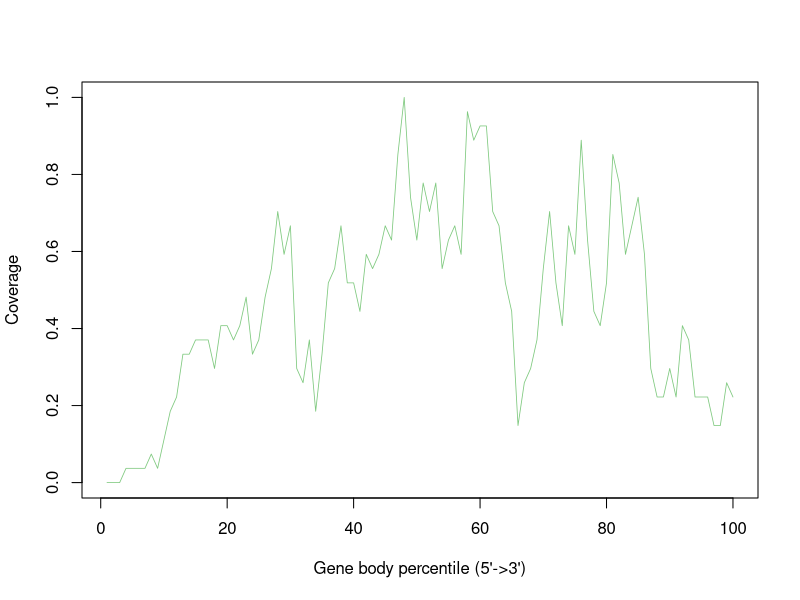

Here is the R script that generated this plot:
GSM4486033_Aligned.sortedByCoord_sorted.out <- c(0.0,0.0,0.0,0.037037037037037035,0.037037037037037035,0.037037037037037035,0.037037037037037035,0.07407407407407407,0.037037037037037035,0.1111111111111111,0.18518518518518517,0.2222222222222222,0.3333333333333333,0.3333333333333333,0.37037037037037035,0.37037037037037035,0.37037037037037035,0.2962962962962963,0.4074074074074074,0.4074074074074074,0.37037037037037035,0.4074074074074074,0.48148148148148145,0.3333333333333333,0.37037037037037035,0.48148148148148145,0.5555555555555556,0.7037037037037037,0.5925925925925926,0.6666666666666666,0.2962962962962963,0.25925925925925924,0.37037037037037035,0.18518518518518517,0.3333333333333333,0.5185185185185185,0.5555555555555556,0.6666666666666666,0.5185185185185185,0.5185185185185185,0.4444444444444444,0.5925925925925926,0.5555555555555556,0.5925925925925926,0.6666666666666666,0.6296296296296297,0.8518518518518519,1.0,0.7407407407407407,0.6296296296296297,0.7777777777777778,0.7037037037037037,0.7777777777777778,0.5555555555555556,0.6296296296296297,0.6666666666666666,0.5925925925925926,0.9629629629629629,0.8888888888888888,0.9259259259259259,0.9259259259259259,0.7037037037037037,0.6666666666666666,0.5185185185185185,0.4444444444444444,0.14814814814814814,0.25925925925925924,0.2962962962962963,0.37037037037037035,0.5555555555555556,0.7037037037037037,0.5185185185185185,0.4074074074074074,0.6666666666666666,0.5925925925925926,0.8888888888888888,0.6296296296296297,0.4444444444444444,0.4074074074074074,0.5185185185185185,0.8518518518518519,0.7777777777777778,0.5925925925925926,0.6666666666666666,0.7407407407407407,0.5925925925925926,0.2962962962962963,0.2222222222222222,0.2222222222222222,0.2962962962962963,0.2222222222222222,0.4074074074074074,0.37037037037037035,0.2222222222222222,0.2222222222222222,0.2222222222222222,0.14814814814814814,0.14814814814814814,0.25925925925925924,0.2222222222222222)


pdf("GSM4486033.geneBodyCoverage.curves.pdf")
x=1:100
icolor = colorRampPalette(c("#7fc97f","#beaed4","#fdc086","#ffff99","#386cb0","#f0027f"))(1)
plot(x,GSM4486033_Aligned.sortedByCoord_sorted.out,type='l',xlab="Gene body percentile (5'->3')", ylab="Coverage",lwd=0.8,col=icolor[1])
dev.off()
